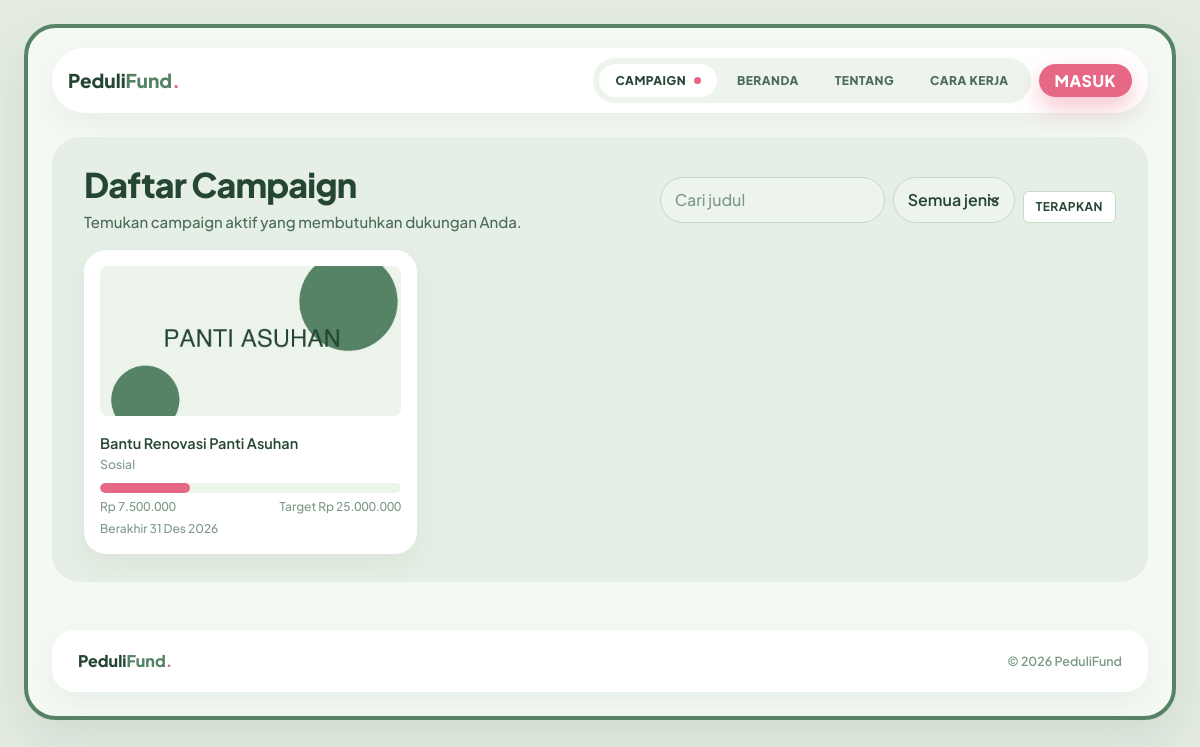
/daftar_campaign.php, run on the app's committed database.
### tables this page shows
CREATE TABLE IF NOT EXISTS campaign (
    id_campaign INT AUTO_INCREMENT PRIMARY KEY,
    id_fundraiser INT NOT NULL,
    judul VARCHAR(255) NOT NULL,
    jenis VARCHAR(100) NOT NULL,
    target_dana DECIMAL(15,2) NOT NULL,
    dana_terkumpul DECIMAL(15,2) DEFAULT 0.00,
    deadline DATE NOT NULL,
    dokumen_campaign VARCHAR(255) NOT NULL,
    status_campaign ENUM('Pending', 'Aktif', 'Ditolak', 'Selesai') DEFAULT 'Pending',
    deskripsi TEXT NOT NULL,
    gambar_campaign VARCHAR(255) NULL,
    CONSTRAINT fk_campaign_pengguna
        FOREIGN KEY (id_fundraiser) REFERENCES pengguna (id_user)
        ON DELETE CASCADE ON UPDATE CASCADE
);

### app/controllers/DonationController.php (called while the page is built, shortened)
<?php
class DonationController
{
    private CampaignEntity $campaignEntity;
    public function __construct(DonasiEntity $donasiEntity, CampaignEntity $campaignEntity)
    {
        $this->campaignEntity = $campaignEntity;
    }
    public function tampilkanDaftarCampaign(): void
    {
        $cari = trim((string) ($_GET['cari'] ?? ''));
        $jenis = trim((string) ($_GET['jenis'] ?? ''));
        if (!in_array($jenis, CampaignEntity::DAFTAR_JENIS, true)) {
            $jenis = '';
        }
        $daftarCampaign = $this->campaignEntity->ambilCampaignPublik($cari, $jenis);
        require __DIR__ . '/../../views/daftar_campaign.php';
    }
}

### daftar_campaign.php (called while the page is built)
<?php
require_once 'app/bootstrap.php';
$controller = new DonationController(new DonasiEntity($pdo), new CampaignEntity($pdo));
$controller->tampilkanDaftarCampaign();

### app/helpers/fungsi.php (called while the page is built, shortened)
<?php
function e($teks): string
{
    return htmlspecialchars((string) $teks, ENT_QUOTES, 'UTF-8');
}
function formatRupiah($angka): string
{
    return 'Rp ' . number_format((float) $angka, 0, ',', '.');
}
function formatTanggal($tanggal): string
{
    $waktu = strtotime((string) $tanggal);
    $daftarBulan = [
        1 => 'Jan', 2 => 'Feb', 3 => 'Mar', 4 => 'Apr',
        5 => 'Mei', 6 => 'Jun', 7 => 'Jul', 8 => 'Agu',
        9 => 'Sep', 10 => 'Okt', 11 => 'Nov', 12 => 'Des'
    ];
    $hari = date('j', $waktu);
    $bulan = $daftarBulan[(int) date('n', $waktu)] ?? date('M', $waktu);
    $tahun = date('Y', $waktu);
    return $hari . ' ' . $bulan . ' ' . $tahun;
}
function hitungPersen($terkumpul, $target): int
{
    $target = (float) $target;
    $persen = (int) round(((float) $terkumpul / $target) * 100);
    return (int) min(100, max(0, $persen));
}

### app/models/CampaignEntity.php (called while the page is built, shortened)
<?php
class CampaignEntity
{
    private PDO $pdo;
    public function __construct(PDO $pdo)
    {
        $this->pdo = $pdo;
    }
    public function ambilCampaignPublik(string $cari = '', string $jenis = '', string $hariIni = null): array
    {
        $sql = "SELECT * FROM campaign
                WHERE status_campaign = 'Aktif'
                  AND deadline >= :hari_ini";
        $parameter = [':hari_ini' => $hariIni ?? date('Y-m-d')];
        $cari = trim($cari);
        $sql .= ' ORDER BY id_campaign DESC';
        $pernyataan = $this->pdo->prepare($sql);
        $pernyataan->execute($parameter);
        return $pernyataan->fetchAll();
    }
}

### views/daftar_campaign.php (the view, shortened to what this page needs)
<?php
require __DIR__ . '/layout/header.php';
?>
<section class="bagian-halaman">
    <div class="pf-tray">
        <div class="d-flex flex-wrap justify-content-between align-items-center gap-3 mb-3">
            <div>
                <h1 class="pf-h1">Daftar Campaign</h1>
                <p class="pf-subjudul mb-0 mt-1">Temukan campaign aktif yang membutuhkan dukungan Anda.</p>
            </div>
            <form class="row g-2 align-items-end pf-filter" method="get" action="<?= e(BASE_URL) ?>/daftar_campaign.php">
                <div class="col-auto">
                    <input class="form-control" type="search" id="cari" name="cari" placeholder="Cari judul" value="<?= e($cari) ?>">
                </div>
                <div class="col-auto">
                    <select class="form-select" id="jenis" name="jenis">
                        <option value="">Semua jenis</option>
                    </select>
                </div>
                <div class="col-auto">
                    <button class="btn" type="submit">Terapkan</button>
                </div>
            </form>
        </div>
        <?php if ($daftarCampaign === []): ?>
            <div class="pf-card p-5 text-center">
                <p class="pf-subjudul mb-0">Tidak ada campaign aktif yang sesuai pencarian Anda.</p>
            </div>
        <?php else: ?>
            <div class="row g-3">
                <?php foreach ($daftarCampaign as $campaign): ?>
                    <?php $persen = hitungPersen($campaign['dana_terkumpul'], $campaign['target_dana']); ?>
                    <div class="col-md-6 col-lg-4">
                        <a class="pf-card h-100 p-3 d-block text-decoration-none" href="<?= e(BASE_URL) ?>/detail_campaign.php?id=<?= e((string) $campaign['id_campaign']) ?>">
                            <?php if (!empty($campaign['gambar_campaign'])): ?>
                                <img class="rounded-3 mb-3 w-100" style="height: 150px; object-fit: cover;" src="<?= e(URL_UPLOAD_GAMBAR . $campaign['gambar_campaign']) ?>" alt="Gambar campaign <?= e($campaign['judul']) ?>">
                            <?php else: ?>
                                <div class="rounded-3 mb-3 d-flex align-items-center justify-content-center" style="height: 150px; background: var(--green-pale);">
                                    <span class="fw-bold" style="color: var(--green-primary);"><?= e($campaign['jenis']) ?></span>
                                </div>
                            <?php endif; ?>
                            <div class="fw-semibold pf-teks-judul"><?= e($campaign['judul']) ?></div>
                            <div class="small mb-2" style="color: var(--text-muted);"><?= e($campaign['jenis']) ?></div>
                            <div class="progress" role="progressbar" aria-label="Progress dana" aria-valuenow="<?= e((string) $persen) ?>" aria-valuemin="0" aria-valuemax="100">
                                <div class="progress-bar" style="width: <?= e((string) $persen) ?>%"></div>
                            </div>
                            <div class="d-flex justify-content-between mt-1">
                                <small class="pf-angka pf-teks-bantu"><?= e(formatRupiah($campaign['dana_terkumpul'])) ?></small>
                                <small class="pf-angka pf-teks-bantu">Target <?= e(formatRupiah($campaign['target_dana'])) ?></small>
                            </div>
                            <small class="pf-teks-bantu">Berakhir <?= e(formatTanggal($campaign['deadline'])) ?></small>
                        </a>
                    </div>
                <?php endforeach; ?>
            </div>
        <?php endif; ?>
    </div>
</section>
<?php require __DIR__ . '/layout/footer.php'; ?>

### views/layout/footer.php (shortened to what this page needs)
</main>
<footer class="pf-footer">
    <div class="pf-footer-card">
        <div class="pf-footer-brand">
            <span class="pf-wordmark">Peduli<span class="pf-fund">Fund</span><span class="pf-titik">.</span></span>
        </div>
        <p class="pf-footer-copy">&copy; <?= e((string) date('Y')) ?> PeduliFund</p>
    </div>
</footer>
</div>
</body>
</html>

### assets/css/pedulifund-theme.css (style rules this page uses)
:root { --bg-outer: #E4ECE2; --bg-canvas: #F5F9F4; --bg-tray: #E6EFE5; --surface-white: #FFFFFF; --green-deep: #264634; --green-primary: #568265; --green-mid: #739B80; --green-light: #C5D9C8; --green-pale: #EDF4EC; --pink-primary: #E66884; --pink-hover: #D2526E; --pink-soft: #FADCE3; --pink-blush: #FFF0F3; --status-pending-bg: #FDECC8; --status-pending-fg: #8A5A2B; --status-pending-dot: #E58E3A; --text-main: #264634; --text-body: #4D6A58; --text-muted: #7E9987; --radius-window: 32px; --radius-tray: 28px; --radius-card: 22px; --radius-input: 12px; --radius-pill: 999px; --shadow-card: 0 12px 28px rgba(38, 70, 52, 0.06); --shadow-pink: 0 8px 20px rgba(230, 104, 132, 0.32); --shadow-pink-cta: 0 10px 25px rgba(230, 104, 132, 0.4); --shadow-window: 0 20px 50px rgba(38, 70, 52, 0.10); }
body { font-family: 'Plus Jakarta Sans', sans-serif; background-color: var(--bg-outer); color: var(--text-main); font-size: 14px; font-weight: 500; line-height: 1.6; margin: 0; padding: 0; }
.pf-h1 { font-size: clamp(28px, 4vw, 34px); font-weight: 800; color: var(--green-deep); line-height: 1.2; letter-spacing: -0.8px; margin: 0; }
.pf-subjudul { font-size: 15px; color: var(--text-body); margin: 0; }
.pf-wordmark { font-size: 19px; font-weight: 800; color: var(--green-deep); white-space: nowrap; }
.pf-wordmark .pf-fund { color: var(--green-primary); }
.pf-wordmark .pf-titik { color: var(--pink-primary); }
.pf-tray { background-color: var(--bg-tray); border-radius: var(--radius-tray); padding: 28px 32px; margin-bottom: 28px; }
.pf-card { background-color: var(--surface-white); border-radius: var(--radius-card); box-shadow: var(--shadow-card); border: none; }
.bagian-halaman { margin-bottom: 1.5rem; }
.pf-filter .btn { background-color: var(--surface-white); border: 1.5px solid var(--green-light); color: var(--green-deep); font-weight: 700; font-size: 12px; text-transform: uppercase; letter-spacing: 0.04em; }
.progress { height: 10px; background-color: var(--green-pale); border-radius: var(--radius-pill); }
.progress .progress-bar { background-color: var(--pink-primary); border-radius: var(--radius-pill); }
.form-control, .form-select { background-color: var(--green-pale); border: 1.5px solid var(--green-light); border-radius: var(--radius-input); color: var(--green-deep); font-weight: 600; padding: 10px 14px; }
.form-control::placeholder { color: var(--text-muted); font-weight: 500; }
.pf-filter .form-control, .pf-filter .form-select { border-radius: var(--radius-pill); }
.pf-teks-judul { color: var(--green-deep); font-size: 14.5px; }
.pf-angka { font-variant-numeric: tabular-nums; }
.pf-teks-bantu { color: var(--text-muted); font-size: 12px; }
.pf-footer { padding: 12px 24px 24px; }
.pf-footer-card { display: flex; flex-wrap: wrap; justify-content: space-between; align-items: center; gap: 10px; background-color: var(--surface-white); border-radius: var(--radius-card); box-shadow: var(--shadow-card); padding: 18px 26px; }
.pf-footer-brand { display: inline-flex; align-items: center; gap: 10px; }
.pf-footer-brand .pf-wordmark { font-size: 16px; }
.pf-footer-copy { color: var(--text-muted); font-size: 12.5px; font-weight: 600; margin: 0; }

### data on the page
campaign: gambar_campaign (picture), judul "Bantu Renovasi Panti Asuhan", jenis "Sosial", dana_terkumpul "Rp 7.500.000", target_dana "Rp 25.000.000", deadline "31 Des 2026"
